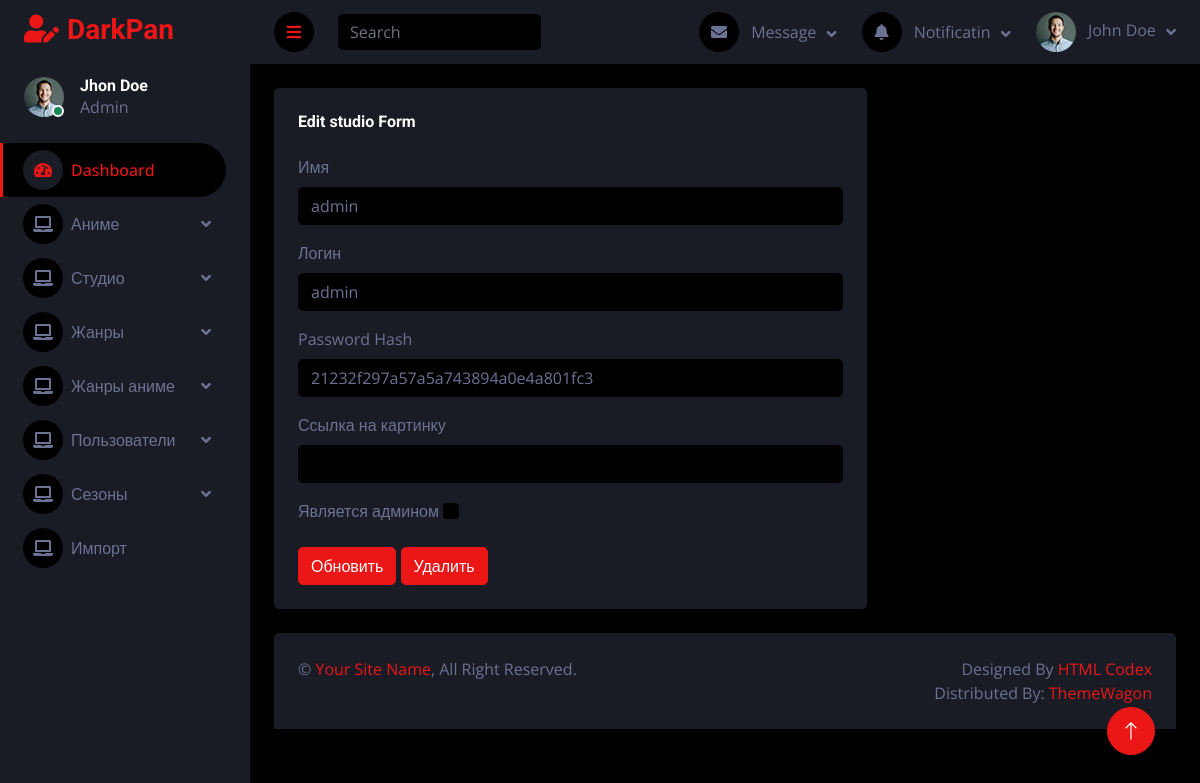
Page /adminpanel/userForm.php?id=1 on the committed database.
### tables this page shows
CREATE TABLE `user` (
  `id` int(11) NOT NULL AUTO_INCREMENT,
  `name` varchar(250) NOT NULL,
  `login` varchar(250) NOT NULL,
  `passwordHash` varchar(32) NOT NULL,
  `profileImage` text,
  `isAdmin` tinyint(1) NOT NULL DEFAULT '0',
  `createDate` datetime NOT NULL,
  `updateDate` datetime DEFAULT NULL,
  PRIMARY KEY (`id`),
  UNIQUE KEY `login` (`login`)
);

### db.php (called while the page is built, shortened)
<?php
function SELECT($sql, $params = "", $data = array()) {
	$db = @mysqli_connect(HOST, USERNAME, PASSWORD, DATABASE) or die('ошибка соединение с БД');
	mysqli_set_charset($db, 'utf8');
	$statement = $db->prepare($sql);
	if (count($data) > 0) {
		$statement->bind_param($params, ...$data);
	}
	$statement->execute();
	$res = $statement->get_result();
	$result = $res->fetch_all(MYSQLI_ASSOC);
	return $result;
}
?>

### adminpanel/userForm.php (the view, shortened to what this page needs)
<?php
include('../db.php');
include('inc/header.php');
$id = $_GET['id'];
$sql = "SELECT * FROM `user` WHERE id=?";
$user = SELECT($sql, "i", [$id])[0];
?>
<body>
    <div class="container-fluid position-relative d-flex p-0">
        <?php include('./inc/sideBar.php'); ?>
        <div class="content">
            <?php include('./inc/navBar.php'); ?>
            <div class="container-fluid pt-4 px-4">
                <div class="row g-4">
                    <div class="col-sm-12 col-xl-8">
                        <div class="bg-secondary rounded h-100 p-4">
                            <h6 class="mb-4">Edit studio Form</h6>
                            <form action="CRUD/user/update.php" method="POST">
                                <div class="mb-3">
                                    <label class="form-label">Имя</label>
                                    <input type="text" class="form-control" name="name" value="<?=$user['name']?>">
                                </div>
                                <div class="mb-3">
                                    <label class="form-label">Логин</label>
                                    <input type="text" class="form-control" name="login" value="<?=$user['login']?>">
                                </div>
                                <div class="mb-3">
                                    <label class="form-label">Password Hash</label>
                                    <input type="text" class="form-control" name="passwordHash" value="<?=$user['passwordHash']?>">
                                </div>
                                <div class="mb-3">
                                    <label class="form-label">Ссылка на картинку</label>
                                    <input type="text" class="form-control" name="profileImage" value="<?=$user['profileImage']?>">
                                </div>
                                <div class="mb-3">
                                    <label class="form-label">Является админом</label>
                                    <?php echo '<input class="form-check-input" name="isAdmin" type="checkbox" ' . ($user['isAdmin'] == 1 ? 'checked' : '') . '>'; ?>
                                </div>
                                <button type="submit" class="btn btn-primary">Обновить</button>
                                <a href="./CRUD/user/delete.php?id=<?=$user['id']?>" class="btn btn-primary">
                                    Удалить
                                    </a>
                            </form>
                        </div>
                    </div>
                </div>
            </div>
            <div class="container-fluid pt-4 px-4">
                <div class="bg-secondary rounded-top p-4">
                    <div class="row">
                        <div class="col-12 col-sm-6 text-center text-sm-start">
                            &copy; <a href="#">Your Site Name</a>, All Right Reserved.
                        </div>
                        <div class="col-12 col-sm-6 text-center text-sm-end">
                            Designed By <a href="https://htmlcodex.com">HTML Codex</a>
                            <br>Distributed By: <a href="https://themewagon.com" target="_blank">ThemeWagon</a>
                        </div>
                    </div>
                </div>
            </div>
        </div>
        <a href="#" class="btn btn-lg btn-primary btn-lg-square back-to-top"><i class="bi bi-arrow-up"></i></a>
    </div>
<?php include('./inc/footer.php'); ?>

### adminpanel/css/style.css (style rules this page uses)
:root { --primary: #EB1616; --secondary: #191C24; --light: #6C7293; --dark: #000000; }
.back-to-top { position: fixed; display: none; right: 45px; bottom: 45px; z-index: 99; }
.btn { transition: .5s; }
.btn-lg-square { width: 48px; height: 48px; }
.btn-square, .btn-sm-square, .btn-lg-square { padding: 0; display: inline-flex; align-items: center; justify-content: center; font-weight: normal; border-radius: 50px; }
.content { margin-left: 250px; min-height: 100vh; background: var(--dark); transition: 0.5s; }
@media (min-width: 992px) { .content { width: calc(100% - 250px); } }

### rows in the picture
user: name "admin", login "admin", passwordHash "21232f297a57a5a743894a0e4a801fc3"
